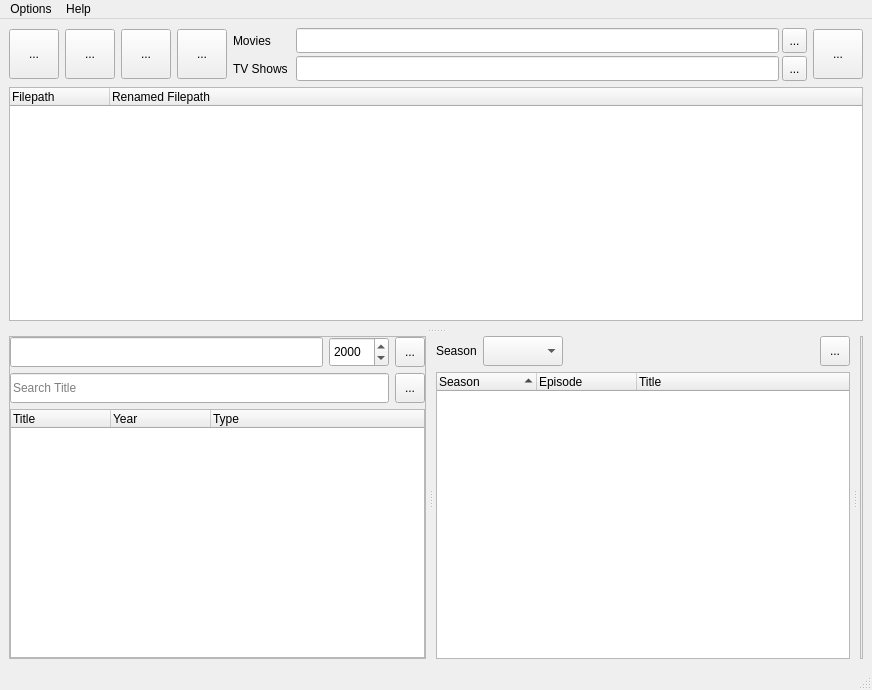
<?xml version="1.0" encoding="UTF-8"?>
<ui version="4.0">
 <class>MainWindow</class>
 <widget class="QMainWindow" name="MainWindow">
  <property name="geometry">
   <rect>
    <x>0</x>
    <y>0</y>
    <width>872</width>
    <height>690</height>
   </rect>
  </property>
  <property name="font">
   <font>
    <weight>50</weight>
    <bold>false</bold>
   </font>
  </property>
  <property name="windowTitle">
   <string>MainWindow</string>
  </property>
  <widget class="QWidget" name="ui_central_wid">
   <layout class="QVBoxLayout" name="verticalLayout_2">
    <item>
     <widget class="QFrame" name="ui_main_frm">
      <property name="frameShape">
       <enum>QFrame::NoFrame</enum>
      </property>
      <property name="frameShadow">
       <enum>QFrame::Raised</enum>
      </property>
      <layout class="QVBoxLayout" name="verticalLayout" stretch="0,1">
       <property name="margin">
        <number>0</number>
       </property>
       <item>
        <widget class="QFrame" name="ui_btn_frm">
         <property name="frameShape">
          <enum>QFrame::NoFrame</enum>
         </property>
         <property name="frameShadow">
          <enum>QFrame::Raised</enum>
         </property>
         <layout class="QHBoxLayout" name="horizontalLayout">
          <property name="margin">
           <number>0</number>
          </property>
          <item>
           <widget class="QToolButton" name="ui_refresh_btn">
            <property name="minimumSize">
             <size>
              <width>50</width>
              <height>50</height>
             </size>
            </property>
            <property name="toolTip">
             <string>&lt;html&gt;&lt;head/&gt;&lt;body&gt;&lt;p&gt;&lt;span style=&quot; font-weight:600;&quot;&gt;Refresh&lt;/span&gt;&lt;/p&gt;&lt;/body&gt;&lt;/html&gt;</string>
            </property>
            <property name="text">
             <string>...</string>
            </property>
            <property name="iconSize">
             <size>
              <width>36</width>
              <height>36</height>
             </size>
            </property>
           </widget>
          </item>
          <item>
           <widget class="QToolButton" name="ui_lookup_btn">
            <property name="minimumSize">
             <size>
              <width>50</width>
              <height>50</height>
             </size>
            </property>
            <property name="toolTip">
             <string>&lt;html&gt;&lt;head/&gt;&lt;body&gt;&lt;p&gt;&lt;span style=&quot; font-weight:600;&quot;&gt;Download&amp;nbsp;Metadata&lt;/span&gt;&lt;/p&gt;&lt;/body&gt;&lt;/html&gt;</string>
            </property>
            <property name="text">
             <string>...</string>
            </property>
            <property name="iconSize">
             <size>
              <width>36</width>
              <height>36</height>
             </size>
            </property>
           </widget>
          </item>
          <item>
           <widget class="QToolButton" name="ui_rename_btn">
            <property name="minimumSize">
             <size>
              <width>50</width>
              <height>50</height>
             </size>
            </property>
            <property name="toolTip">
             <string>&lt;html&gt;&lt;head/&gt;&lt;body&gt;&lt;p&gt;&lt;span style=&quot; font-weight:600;&quot;&gt;Rename Files&lt;/span&gt;&lt;/p&gt;&lt;/body&gt;&lt;/html&gt;</string>
            </property>
            <property name="text">
             <string>...</string>
            </property>
            <property name="iconSize">
             <size>
              <width>36</width>
              <height>36</height>
             </size>
            </property>
           </widget>
          </item>
          <item>
           <widget class="QToolButton" name="ui_clear_btn">
            <property name="minimumSize">
             <size>
              <width>50</width>
              <height>50</height>
             </size>
            </property>
            <property name="toolTip">
             <string>&lt;html&gt;&lt;head/&gt;&lt;body&gt;&lt;p&gt;&lt;span style=&quot; font-weight:600;&quot;&gt;Clear&lt;/span&gt;&lt;/p&gt;&lt;/body&gt;&lt;/html&gt;</string>
            </property>
            <property name="text">
             <string>...</string>
            </property>
            <property name="iconSize">
             <size>
              <width>36</width>
              <height>36</height>
             </size>
            </property>
           </widget>
          </item>
          <item>
           <widget class="QFrame" name="frame">
            <property name="frameShape">
             <enum>QFrame::NoFrame</enum>
            </property>
            <property name="frameShadow">
             <enum>QFrame::Raised</enum>
            </property>
            <layout class="QVBoxLayout" name="verticalLayout_7">
             <property name="spacing">
              <number>3</number>
             </property>
             <property name="margin">
              <number>0</number>
             </property>
             <item>
              <widget class="QFrame" name="frame_2">
               <property name="frameShape">
                <enum>QFrame::NoFrame</enum>
               </property>
               <property name="frameShadow">
                <enum>QFrame::Raised</enum>
               </property>
               <layout class="QHBoxLayout" name="horizontalLayout_3">
                <property name="spacing">
                 <number>3</number>
                </property>
                <property name="margin">
                 <number>0</number>
                </property>
                <item>
                 <widget class="QLabel" name="label">
                  <property name="minimumSize">
                   <size>
                    <width>60</width>
                    <height>0</height>
                   </size>
                  </property>
                  <property name="text">
                   <string>Movies</string>
                  </property>
                 </widget>
                </item>
                <item>
                 <widget class="QLineEdit" name="uiMoviesTXT">
                  <property name="minimumSize">
                   <size>
                    <width>0</width>
                    <height>25</height>
                   </size>
                  </property>
                 </widget>
                </item>
                <item>
                 <widget class="QToolButton" name="uiMoviesBrowseBTN">
                  <property name="minimumSize">
                   <size>
                    <width>25</width>
                    <height>25</height>
                   </size>
                  </property>
                  <property name="text">
                   <string>...</string>
                  </property>
                 </widget>
                </item>
               </layout>
              </widget>
             </item>
             <item>
              <widget class="QFrame" name="frame_3">
               <property name="frameShape">
                <enum>QFrame::NoFrame</enum>
               </property>
               <property name="frameShadow">
                <enum>QFrame::Raised</enum>
               </property>
               <layout class="QHBoxLayout" name="horizontalLayout_5">
                <property name="spacing">
                 <number>3</number>
                </property>
                <property name="margin">
                 <number>0</number>
                </property>
                <item>
                 <widget class="QLabel" name="label_2">
                  <property name="minimumSize">
                   <size>
                    <width>60</width>
                    <height>0</height>
                   </size>
                  </property>
                  <property name="text">
                   <string>TV Shows</string>
                  </property>
                 </widget>
                </item>
                <item>
                 <widget class="QLineEdit" name="uiTVTXT">
                  <property name="minimumSize">
                   <size>
                    <width>0</width>
                    <height>25</height>
                   </size>
                  </property>
                 </widget>
                </item>
                <item>
                 <widget class="QToolButton" name="uiTVBrowseBTN">
                  <property name="minimumSize">
                   <size>
                    <width>25</width>
                    <height>25</height>
                   </size>
                  </property>
                  <property name="text">
                   <string>...</string>
                  </property>
                 </widget>
                </item>
               </layout>
              </widget>
             </item>
            </layout>
           </widget>
          </item>
          <item>
           <widget class="QToolButton" name="ui_settings_btn">
            <property name="minimumSize">
             <size>
              <width>50</width>
              <height>50</height>
             </size>
            </property>
            <property name="toolTip">
             <string>&lt;html&gt;&lt;head/&gt;&lt;body&gt;&lt;p&gt;&lt;span style=&quot; font-weight:600;&quot;&gt;Settings&lt;/span&gt;&lt;/p&gt;&lt;/body&gt;&lt;/html&gt;</string>
            </property>
            <property name="text">
             <string>...</string>
            </property>
            <property name="iconSize">
             <size>
              <width>36</width>
              <height>36</height>
             </size>
            </property>
           </widget>
          </item>
         </layout>
        </widget>
       </item>
       <item>
        <widget class="QFrame" name="ui_tree_frm">
         <property name="frameShape">
          <enum>QFrame::NoFrame</enum>
         </property>
         <property name="frameShadow">
          <enum>QFrame::Raised</enum>
         </property>
         <layout class="QVBoxLayout" name="verticalLayout_5">
          <property name="margin">
           <number>0</number>
          </property>
          <item>
           <widget class="QSplitter" name="ui_main_split">
            <property name="orientation">
             <enum>Qt::Vertical</enum>
            </property>
            <property name="handleWidth">
             <number>10</number>
            </property>
            <widget class="QFrame" name="ui_file_frm">
             <property name="frameShape">
              <enum>QFrame::NoFrame</enum>
             </property>
             <property name="frameShadow">
              <enum>QFrame::Raised</enum>
             </property>
             <layout class="QVBoxLayout" name="verticalLayout_3">
              <property name="leftMargin">
               <number>0</number>
              </property>
              <property name="topMargin">
               <number>0</number>
              </property>
              <property name="rightMargin">
               <number>0</number>
              </property>
              <property name="bottomMargin">
               <number>5</number>
              </property>
              <item>
               <widget class="QTreeWidget" name="ui_file_tree">
                <property name="dragDropMode">
                 <enum>QAbstractItemView::DropOnly</enum>
                </property>
                <property name="alternatingRowColors">
                 <bool>true</bool>
                </property>
                <property name="selectionMode">
                 <enum>QAbstractItemView::ExtendedSelection</enum>
                </property>
                <property name="rootIsDecorated">
                 <bool>false</bool>
                </property>
                <column>
                 <property name="text">
                  <string>Filepath</string>
                 </property>
                </column>
                <column>
                 <property name="text">
                  <string>Renamed Filepath</string>
                 </property>
                </column>
               </widget>
              </item>
             </layout>
            </widget>
            <widget class="QFrame" name="ui_searchinfo_frm">
             <property name="frameShape">
              <enum>QFrame::NoFrame</enum>
             </property>
             <property name="frameShadow">
              <enum>QFrame::Raised</enum>
             </property>
             <layout class="QVBoxLayout" name="verticalLayout_6">
              <property name="margin">
               <number>0</number>
              </property>
              <item>
               <widget class="QSplitter" name="ui_searchinfo_split">
                <property name="orientation">
                 <enum>Qt::Horizontal</enum>
                </property>
                <property name="handleWidth">
                 <number>10</number>
                </property>
                <widget class="QFrame" name="ui_search_frm">
                 <property name="frameShape">
                  <enum>QFrame::StyledPanel</enum>
                 </property>
                 <property name="frameShadow">
                  <enum>QFrame::Raised</enum>
                 </property>
                 <layout class="QVBoxLayout" name="verticalLayout_4">
                  <property name="margin">
                   <number>0</number>
                  </property>
                  <item>
                   <widget class="QFrame" name="ui_manual_frm">
                    <property name="frameShape">
                     <enum>QFrame::NoFrame</enum>
                    </property>
                    <property name="frameShadow">
                     <enum>QFrame::Raised</enum>
                    </property>
                    <layout class="QHBoxLayout" name="horizontalLayout_4">
                     <property name="margin">
                      <number>0</number>
                     </property>
                     <item>
                      <widget class="QLineEdit" name="ui_manual_title_txt">
                       <property name="minimumSize">
                        <size>
                         <width>0</width>
                         <height>30</height>
                        </size>
                       </property>
                      </widget>
                     </item>
                     <item>
                      <widget class="QSpinBox" name="ui_manual_year_spin">
                       <property name="minimumSize">
                        <size>
                         <width>60</width>
                         <height>30</height>
                        </size>
                       </property>
                       <property name="minimum">
                        <number>1800</number>
                       </property>
                       <property name="maximum">
                        <number>2100</number>
                       </property>
                       <property name="value">
                        <number>2000</number>
                       </property>
                      </widget>
                     </item>
                     <item>
                      <widget class="QToolButton" name="ui_manual_btn">
                       <property name="minimumSize">
                        <size>
                         <width>30</width>
                         <height>30</height>
                        </size>
                       </property>
                       <property name="text">
                        <string>...</string>
                       </property>
                      </widget>
                     </item>
                    </layout>
                   </widget>
                  </item>
                  <item>
                   <widget class="QFrame" name="ui_searchtxt_frm">
                    <property name="frameShape">
                     <enum>QFrame::NoFrame</enum>
                    </property>
                    <property name="frameShadow">
                     <enum>QFrame::Raised</enum>
                    </property>
                    <layout class="QHBoxLayout" name="horizontalLayout_2">
                     <property name="margin">
                      <number>0</number>
                     </property>
                     <item>
                      <widget class="QLineEdit" name="ui_search_txt">
                       <property name="minimumSize">
                        <size>
                         <width>0</width>
                         <height>30</height>
                        </size>
                       </property>
                       <property name="placeholderText">
                        <string>Search Title</string>
                       </property>
                      </widget>
                     </item>
                     <item>
                      <widget class="QToolButton" name="ui_set_movie_btn">
                       <property name="minimumSize">
                        <size>
                         <width>30</width>
                         <height>30</height>
                        </size>
                       </property>
                       <property name="text">
                        <string>...</string>
                       </property>
                      </widget>
                     </item>
                    </layout>
                   </widget>
                  </item>
                  <item>
                   <widget class="QTreeWidget" name="ui_search_tree">
                    <property name="alternatingRowColors">
                     <bool>true</bool>
                    </property>
                    <property name="rootIsDecorated">
                     <bool>false</bool>
                    </property>
                    <column>
                     <property name="text">
                      <string>Title</string>
                     </property>
                    </column>
                    <column>
                     <property name="text">
                      <string>Year</string>
                     </property>
                    </column>
                    <column>
                     <property name="text">
                      <string>Type</string>
                     </property>
                    </column>
                   </widget>
                  </item>
                 </layout>
                </widget>
                <widget class="QFrame" name="ui_episode_frm">
                 <property name="minimumSize">
                  <size>
                   <width>100</width>
                   <height>0</height>
                  </size>
                 </property>
                 <property name="frameShape">
                  <enum>QFrame::NoFrame</enum>
                 </property>
                 <property name="frameShadow">
                  <enum>QFrame::Raised</enum>
                 </property>
                 <layout class="QVBoxLayout" name="verticalLayout_8">
                  <property name="margin">
                   <number>0</number>
                  </property>
                  <item>
                   <widget class="QFrame" name="ui_episode_btn_frm">
                    <property name="frameShape">
                     <enum>QFrame::NoFrame</enum>
                    </property>
                    <property name="frameShadow">
                     <enum>QFrame::Raised</enum>
                    </property>
                    <layout class="QHBoxLayout" name="horizontalLayout_6">
                     <property name="margin">
                      <number>0</number>
                     </property>
                     <item>
                      <widget class="QLabel" name="label_3">
                       <property name="text">
                        <string>Season</string>
                       </property>
                      </widget>
                     </item>
                     <item>
                      <widget class="QComboBox" name="ui_season_ddl">
                       <property name="minimumSize">
                        <size>
                         <width>80</width>
                         <height>30</height>
                        </size>
                       </property>
                      </widget>
                     </item>
                     <item>
                      <spacer name="horizontalSpacer">
                       <property name="orientation">
                        <enum>Qt::Horizontal</enum>
                       </property>
                       <property name="sizeHint" stdset="0">
                        <size>
                         <width>40</width>
                         <height>20</height>
                        </size>
                       </property>
                      </spacer>
                     </item>
                     <item>
                      <widget class="QToolButton" name="ui_set_episode_btn">
                       <property name="minimumSize">
                        <size>
                         <width>30</width>
                         <height>30</height>
                        </size>
                       </property>
                       <property name="text">
                        <string>...</string>
                       </property>
                      </widget>
                     </item>
                    </layout>
                   </widget>
                  </item>
                  <item>
                   <widget class="QTreeWidget" name="ui_episode_tree">
                    <property name="alternatingRowColors">
                     <bool>true</bool>
                    </property>
                    <property name="rootIsDecorated">
                     <bool>false</bool>
                    </property>
                    <property name="sortingEnabled">
                     <bool>true</bool>
                    </property>
                    <column>
                     <property name="text">
                      <string>Season</string>
                     </property>
                    </column>
                    <column>
                     <property name="text">
                      <string>Episode</string>
                     </property>
                    </column>
                    <column>
                     <property name="text">
                      <string>Title</string>
                     </property>
                    </column>
                   </widget>
                  </item>
                 </layout>
                </widget>
                <widget class="QFrame" name="ui_poster_frm">
                 <property name="frameShape">
                  <enum>QFrame::StyledPanel</enum>
                 </property>
                 <property name="frameShadow">
                  <enum>QFrame::Raised</enum>
                 </property>
                 <layout class="QVBoxLayout" name="ui_poster_lyt">
                  <property name="margin">
                   <number>0</number>
                  </property>
                 </layout>
                </widget>
               </widget>
              </item>
             </layout>
            </widget>
           </widget>
          </item>
         </layout>
        </widget>
       </item>
      </layout>
     </widget>
    </item>
   </layout>
  </widget>
  <widget class="QMenuBar" name="ui_menubar">
   <property name="geometry">
    <rect>
     <x>0</x>
     <y>0</y>
     <width>872</width>
     <height>21</height>
    </rect>
   </property>
   <widget class="QMenu" name="ui_help_menu">
    <property name="title">
     <string>Help</string>
    </property>
    <addaction name="ui_about_act"/>
    <addaction name="ui_license_act"/>
   </widget>
   <widget class="QMenu" name="menuOptions">
    <property name="title">
     <string>Options</string>
    </property>
   </widget>
   <addaction name="menuOptions"/>
   <addaction name="ui_help_menu"/>
  </widget>
  <widget class="QStatusBar" name="statusbar"/>
  <action name="ui_about_act">
   <property name="text">
    <string>About...</string>
   </property>
  </action>
  <action name="ui_license_act">
   <property name="text">
    <string>License</string>
   </property>
  </action>
 </widget>
 <resources/>
 <connections/>
</ui>
